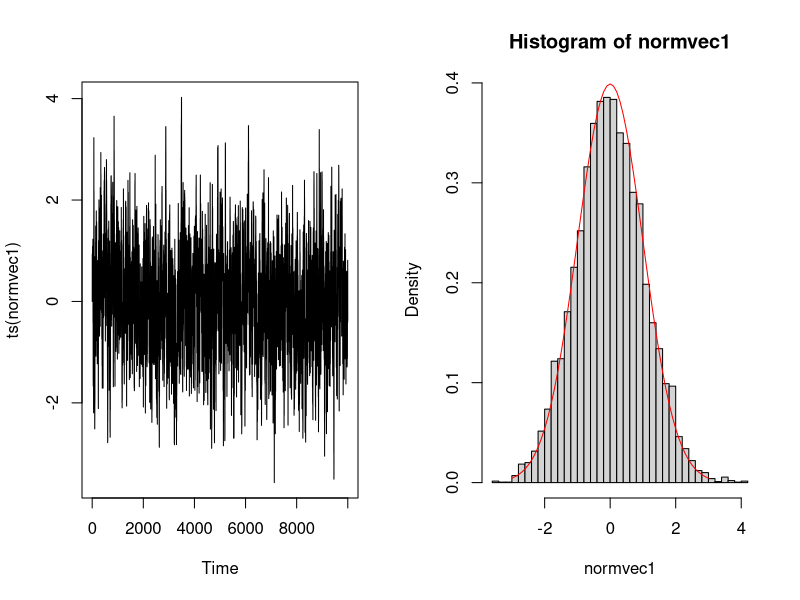
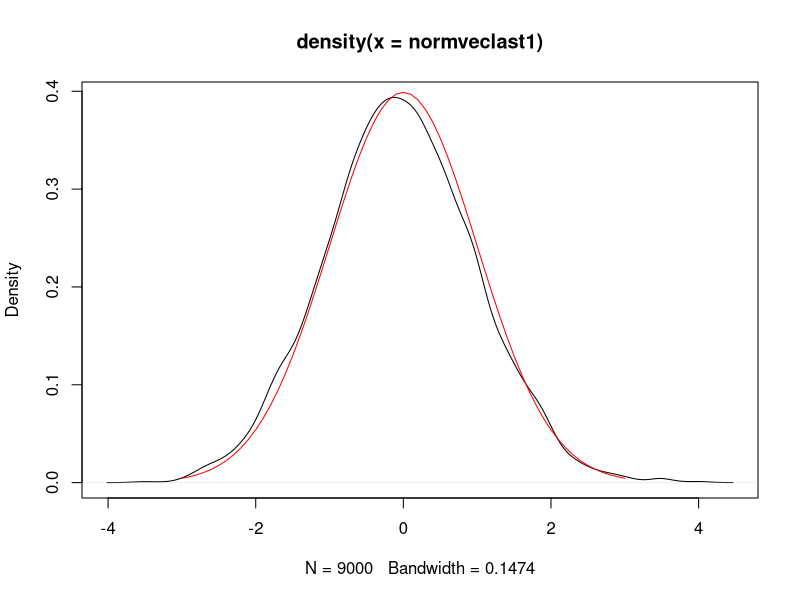
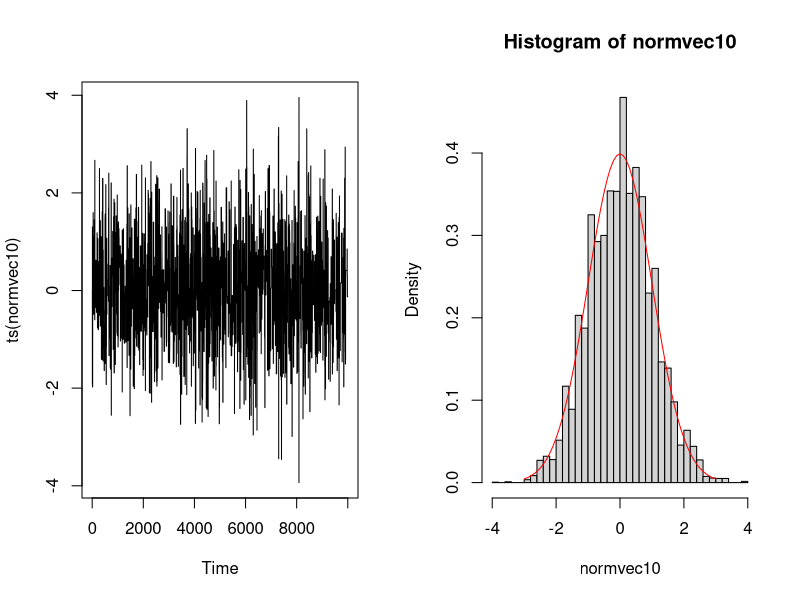
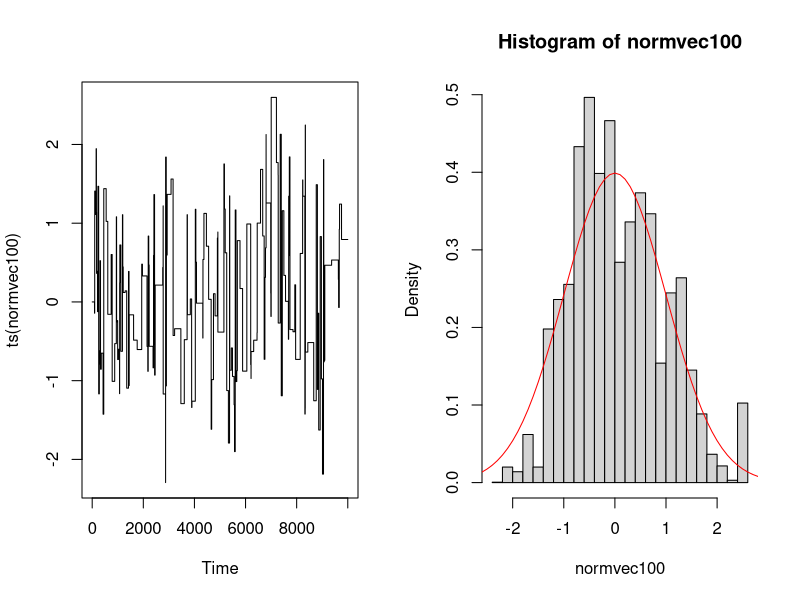
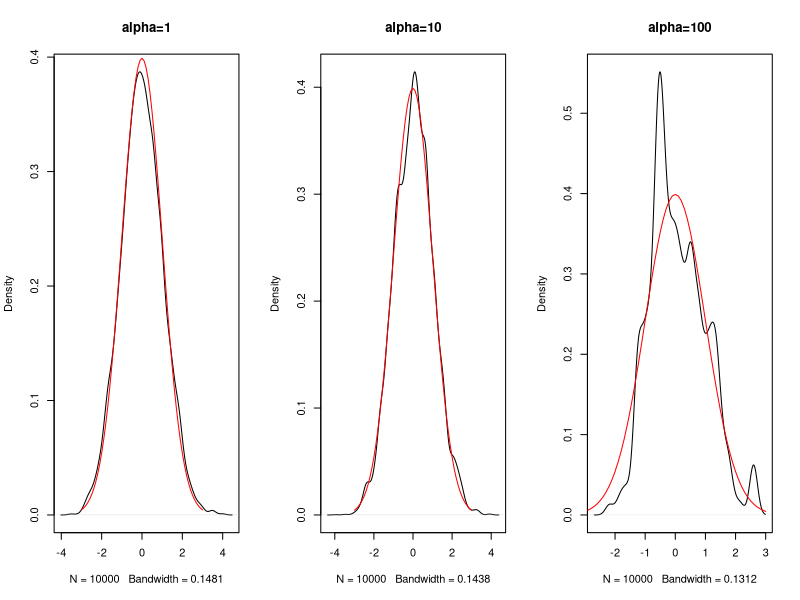
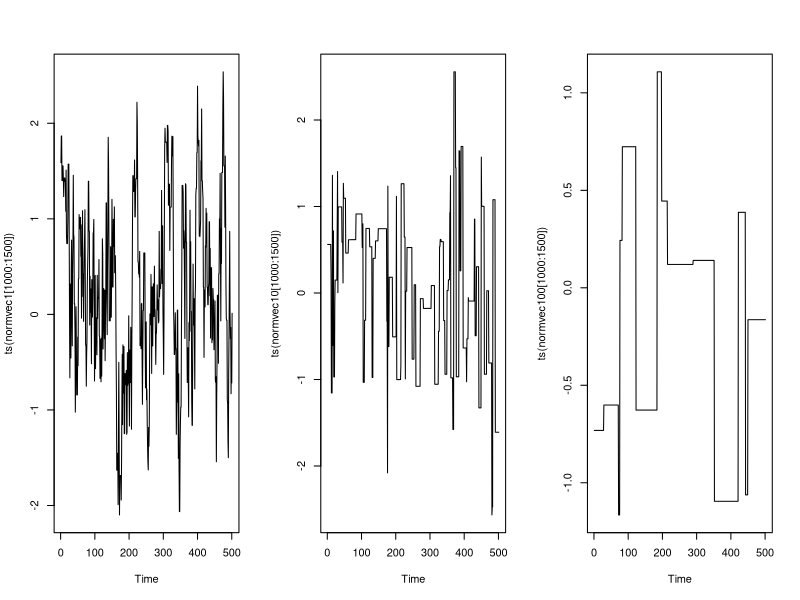
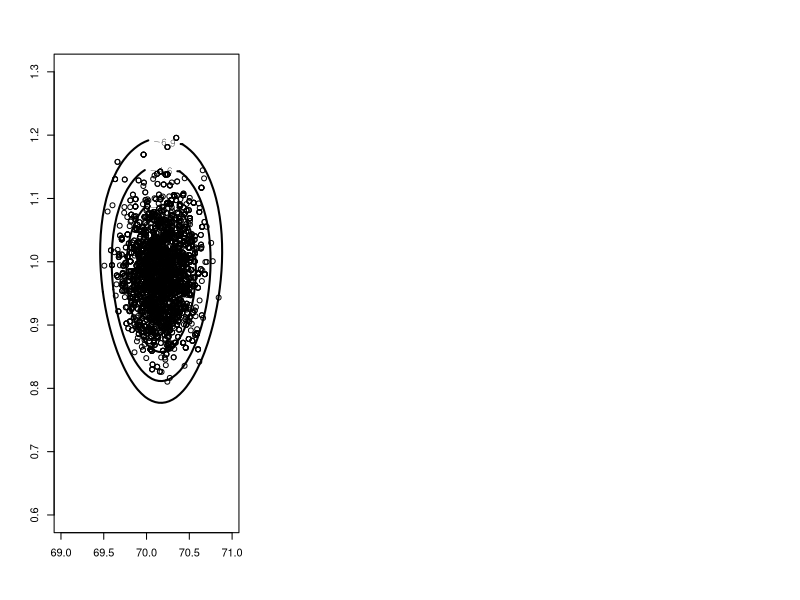
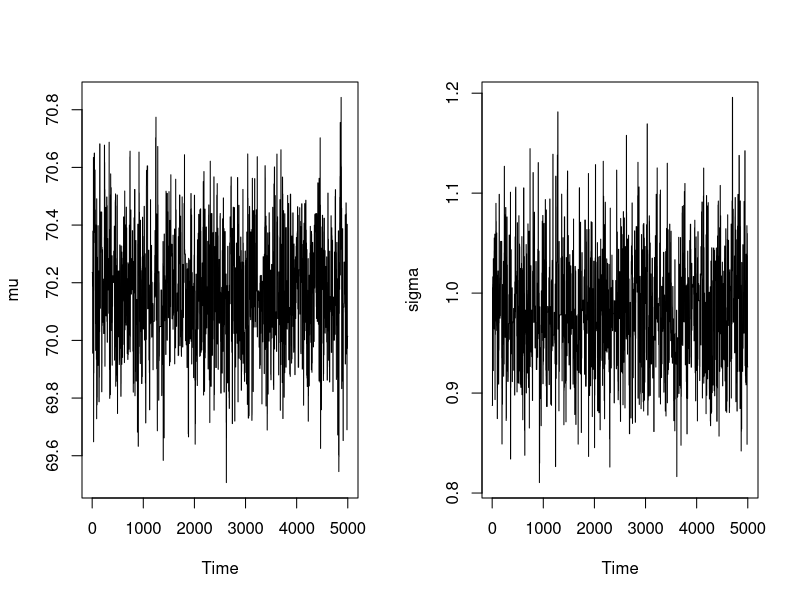

These charts were generated, in order, by the following R code:
## ---- chunk 1
norm<-function (n, alpha) 
{
        vec <- vector("numeric", n+1)
        x = 0
#        x <- -2*alpha  # RUN the algorithm by yourself with this value as the initial point!
        accept=0
        vec[1] <- x
        for (i in 2:n) {
                innov <- runif(1, -alpha, alpha)
                y <- x + innov
                aprob <- min(1, dnorm(y)/dnorm(x))
                u <- runif(1)
# If condition "(u < aprob)" is NOT met, we'll skip command "x <- y", 
#  so that the MC does not move from x 
                if (u < aprob) 
                     {
                        x <- y
                        accept1=accept+1
                        accept=accept1
                     }
                vec[i] <- x
        }

        vec[n+1]= accept/n
        
        vec
}

## ---- chunk 2
k = 10000 # Number of iterations of the MC

normvec<-norm(k,1)
normvec1 = normvec[1:k]
rate1 = normvec[(k+1)]

par(mfrow=c(1,2))
plot(ts(normvec1))
hist(normvec1,30, prob=T)
val=seq(-3,3,0.1)
points(val,dnorm(val),type='l',col='red')


## ---- chunk 3
burnin=1000 

b1=burnin+1
normveclast1=normvec[b1:k]

par(mfrow=c(1,1))
plot(density(normveclast1))
points(val,dnorm(val),type='l',col='red')

rate1
## ---- chunk 4
normvec<-norm(k,10)
normvec10 = normvec[1:k]
rate10 = normvec[(k+1)]

par(mfrow=c(1,2))
plot(ts(normvec10))
hist(normvec10,30,prob=T)
points(val,dnorm(val),type='l',col='red')

rate10
## ---- chunk 5
normvec<-norm(k,100)
normvec100 = normvec[1:k]
rate100 = normvec[(k+1)]
par(mfrow=c(1,2))
plot(ts(normvec100))
hist(normvec100,30,prob=T)
points(val,dnorm(val),type='l',col='red')

rate100
## ---- chunk 6
par(mfrow=c(1,3))
plot(density(normvec1),main="alpha=1")
points(val,dnorm(val),type='l',col='red')
plot(density(normvec10),main="alpha=10")
points(val,dnorm(val),type='l',col='red')
plot(density(normvec100),main="alpha=100")
points(val,dnorm(val),type='l',col='red')
## ---- chunk 7
par(mfrow=c(1,3))
plot(ts(normvec1[1000:1500]))
plot(ts(normvec10[1000:1500]))
plot(ts(normvec100[1000:1500]))

## ---- chunk 8
rate1;rate10;rate100
## ---- chunk 9
rm(list=ls())
library(LearnBayes)

d=list(int.lo=c(-Inf,seq(66,74,by=2)),int.hi=c(seq(66,74,by=2), Inf),f=c(14,30,49,70,33,15))
d
## ---- chunk 10
start=c(70,1) #starting point 

fit=laplace(groupeddatapost,start,d)

fit
## ---- chunk 11
diag(fit$var)
modal.sds=sqrt(diag(fit$var))
## ---- chunk 12
proposal=list(var=fit$var,scale=2) #c=2, 0.1, 10
proposal
## ---- chunk 13
fit2=rwmetrop(groupeddatapost,proposal,start,10000,d)
## ---- chunk 14
#fit2
fit2$accept
## ---- chunk 15
post.means=apply(fit2$par,2,mean)
post.sds=apply(fit2$par,2,sd)
post.means
post.sds
## ---- chunk 16
cbind(c(fit$mode),modal.sds)
cbind(post.means,post.sds)
## ---- chunk 17
mycontour(groupeddatapost,c(69,71,.6,1.3),d)
points(fit2$par[5001:10000,1],fit2$par[5001:10000,2])
## ---- chunk 18
par(mfrow=c(1,2))
plot(ts(fit2$par[5001:10000,1]),ylab="mu")
plot(ts(fit2$par[5001:10000,2]),ylab="sigma")
## ---- chunk 19
proposal=list(var=fit$var,scale=0.1) 
proposal

fit2=rwmetrop(groupeddatapost,proposal,start,10000,d)
fit2$accept
## ---- chunk 20
post.means=apply(fit2$par,2,mean)
post.sds=apply(fit2$par,2,sd)
post.means
post.sds
cbind(c(fit$mode),modal.sds)
cbind(post.means,post.sds)
## ---- chunk 21
mycontour(groupeddatapost,c(69,71,.6,1.3),d)
points(fit2$par[5001:10000,1],fit2$par[5001:10000,2])
## ---- chunk 22
par(mfrow=c(1,2))
plot(ts(fit2$par[5001:10000,1]),ylab="mu")
plot(ts(fit2$par[5001:10000,2]),ylab="sigma")
## ---- chunk 23
proposal=list(var=fit$var,scale=10) 
proposal

fit2=rwmetrop(groupeddatapost,proposal,start,10000,d)
fit2$accept
## ---- chunk 24
post.means=apply(fit2$par,2,mean)
post.sds=apply(fit2$par,2,sd)
post.means
post.sds
cbind(c(fit$mode),modal.sds)
cbind(post.means,post.sds)
## ---- chunk 25
mycontour(groupeddatapost,c(69,71,.6,1.3),d)
points(fit2$par[5001:10000,1],fit2$par[5001:10000,2])
## ---- chunk 26
par(mfrow=c(1,2))
plot(ts(fit2$par[5001:10000,1]),ylab="mu")
plot(ts(fit2$par[5001:10000,2]),ylab="sigma")
